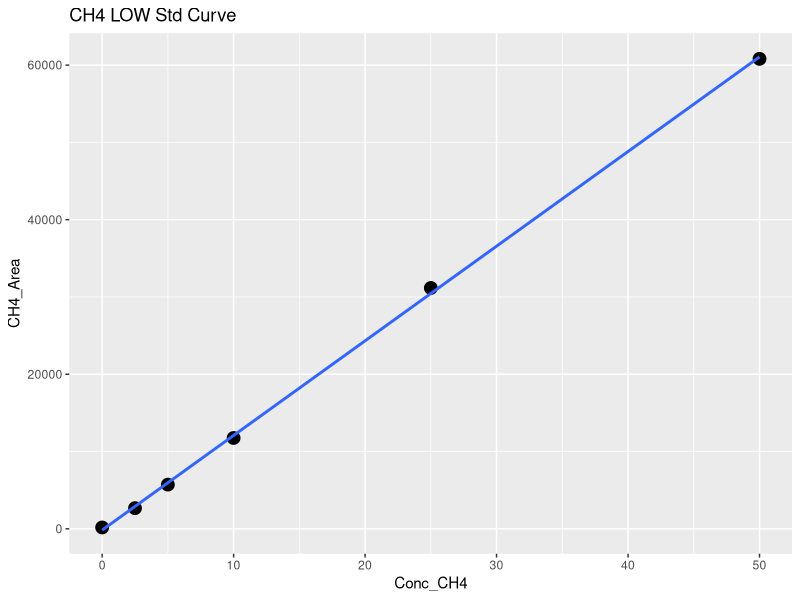
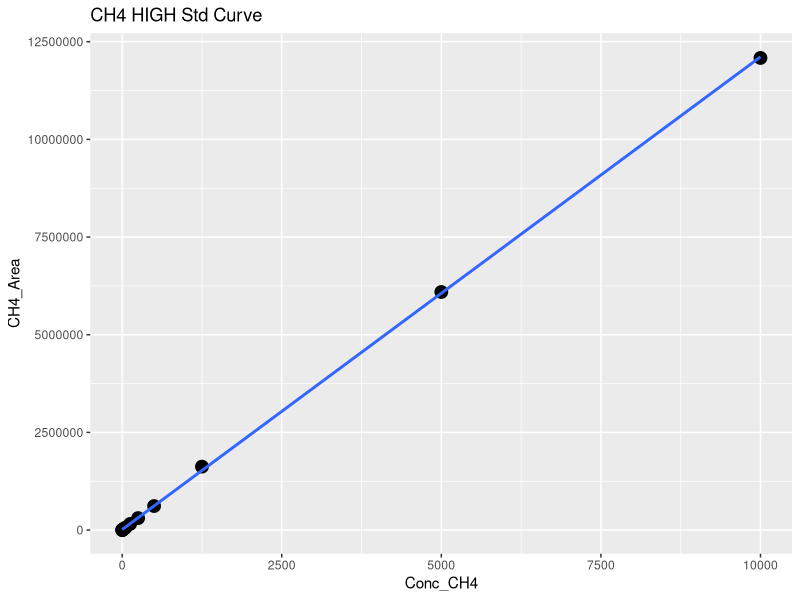
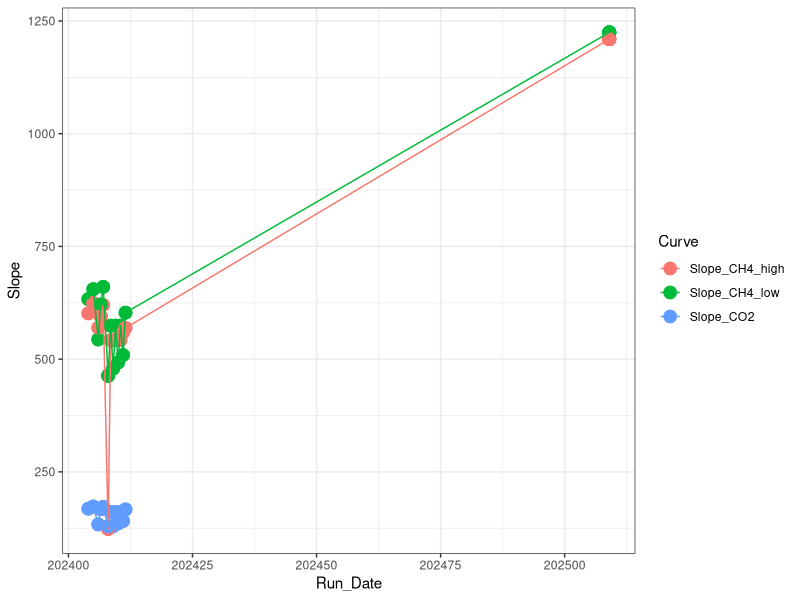

Generate these figures, in order, with R: (Note: this script raises an error after producing the figures.)
## ---- chunk 1
library(dplyr)
library(ggplot2)
library(ggpubr)
library(stringr)
## ---- chunk 2

#Read in June Data 
raw <- read.csv("Raw Data/TEMPEST_SGAS_Test_Well_20250920.csv")
head(raw)

#pull out methane standards
stds_ch4 <-  raw %>%  
  filter(str_detect(User, "B. Blakley")) %>% 
  filter(str_detect(Sample_Type, "Standard"))
#head(stds_ch4)

#split into high curve and low curve for CH4
stds_ch4_low <- stds_ch4  %>%  
  filter(!Conc_CH4 > 100)

#Low curve for CH4
CH4_Low <- ggplot(stds_ch4_low, aes(Conc_CH4, CH4_Area)) + geom_point(size=4) + 
  geom_smooth(method = "lm", se = FALSE) + labs(title="CH4 LOW Std Curve")
CH4_Low

CH4_Low_lm <- lm(stds_ch4_low$CH4_Area ~ stds_ch4_low$Conc_CH4)
summary(CH4_Low_lm)
cf <- coef(CH4_Low_lm)

#create data frame with 1 rows and 0 columns
Slope_CH4_low <- data.frame(matrix(ncol = 0, nrow = 1))
Slope_CH4_low$Curve <- "Slope_CH4_low"
Slope_CH4_low$R2 <- summary(CH4_Low_lm)$adj.r.squared
Slope_CH4_low$Slope <- cf[2]
Slope_CH4_low$Intercept <- cf[1]
#head(Slope_CH4_low)

#High curve for CH4
CH4_High <- ggplot(stds_ch4, aes(Conc_CH4, CH4_Area)) + geom_point(size=4) + 
  geom_smooth(method = "lm", se = FALSE) + labs(title="CH4 HIGH Std Curve")
CH4_High

stds_ch4_lm <- lm(stds_ch4$CH4_Area ~ stds_ch4$Conc_CH4)
summary(stds_ch4_lm)
cf <- coef(stds_ch4_lm)

#create data frame with 1 rows and 0 columns
Slope_CH4_high <- data.frame(matrix(ncol = 0, nrow = 1))
Slope_CH4_high$Curve <- "Slope_CH4_high"
Slope_CH4_high$R2 <- summary(stds_ch4_lm)$adj.r.squared
Slope_CH4_high$Slope <- cf[2]
Slope_CH4_high$Intercept <- cf[1]
#head(Slope_CH4_high)

#pull out co2 standards
stds_co2 <-  raw %>%  
  filter(str_detect(User, "B. Blakley")) %>% 
  filter(str_detect(Sample_Type, "Standard"))
#head(stds_co2)

#CO2 Curve
#CO2_stds <- ggplot(stds_co2, aes(STD_Conc, CO2_Area)) + geom_point(size=4) + 
 # geom_smooth(method = "lm", se = FALSE, color="red") + labs(title="CO2 Std Curve")
#CO2_stds

#stds_co2_lm <- lm(stds_co2$CO2_Area ~ stds_co2$STD_Conc)
#summary(stds_co2_lm)
#cf <- coef(stds_co2_lm)

#create data frame with 1 rows and 0 columns
#Slope_CO2 <- data.frame(matrix(ncol = 0, nrow = 1))
#Slope_CO2$Curve <- "Slope_CO2"
#Slope_CO2$R2 <- summary(stds_co2_lm)$adj.r.squared
#Slope_CO2$Slope <- cf[2]
#Slope_CO2$Intercept <- cf[1]
#head(Slope_CO2)

#pull all the slopes together into one dataframe 
Slopes <- rbind(Slope_CH4_low, Slope_CH4_high) #, Slope_CO2)
#head(Slopes)

#needs changed each time #####
Slopes$Run_Date <- c(202509, 202509) #, 202509)

log <- read.csv("Raw Data/COMPASS_TEMPEST_Varian_QAQC_2024.csv")
head(log)
log <- log[ ,-c(1)]
log <- rbind(log, Slopes)

Slopes_chk <- ggplot(log, aes(Run_Date, Slope, col=Curve)) + geom_point(size=4) + geom_line() + theme_bw()
Slopes_chk

write.csv(log, "Raw Data/COMPASS_TEMPEST_Varian_QAQC_2024.csv")
## ---- chunk 3
#head(raw)

#pull out methane standards
Samples <-  raw %>%  
  filter(!str_detect(Sample_Type, "Standard")) %>%  
  filter(!str_detect(Sample_Type, "STD_CO2")) %>%  
  filter(!str_detect(Sample_Type, "Blank")) %>%  
  filter(!str_detect(Sample_Type, "Lab air")) %>%  
   filter(!str_detect(Sample_Type, "ChkStd")) %>%
   filter(!str_detect(Sample_ID, "Shakey")) %>%
  filter(!str_detect(Sample_Type, "NA"))
#head(Samples)

#Now flag any areas that are above the 100ppm area for CH4
Samples$CH4_Curve <- ifelse(Samples$CH4_Area >71000, "High", "Low")
#head(Samples)

#Calculate CH4 concentrations in ppm
Samples$CH4_Conc_ppm <- ifelse(Samples$CH4_Area >71000, (Samples$CH4_Area-Slope_CH4_high$Intercept)/Slope_CH4_high$Slope,                                       (Samples$CH4_Area-Slope_CH4_low$Intercept)/Slope_CH4_low$Slope )

#Calculate CO2 concentrations in ppm 
#Samples$CO2_Conc_ppm <- ((Samples$CO2_Area-Slope_CO2$Intercept)/Slope_CO2$Slope) 

#head(Samples)

##########make flags for any dilutions needed 
#highest CH4 standard = 10000
#highest CO2 standard = 50000

Samples$CH4_Flag <- ifelse(Samples$CH4_Conc_ppm >10000, "Needs Dilution", "Within Range")
#Samples$CO2_Flag <- ifelse(Samples$CO2_Conc_ppm >50000, "Needs Dilution", "Within Range")
#head(Samples)

## ---- chunk 4

chks <-  raw %>%  
  filter(!str_detect(Sample_Type, "Standard")) %>%  
  filter(!str_detect(Sample_Type, "Sample")) %>%  
  filter(!str_detect(Sample_Type, "Blank")) %>%  
  filter(!str_detect(Sample_Type, "Lab air")) %>%  
  filter(!str_detect(Sample_Type, "NA"))
#head(chks)

#Calculate CH4 concentrations in ppm
chks$CH4_Conc_ppm <- ifelse(chks$CH4_Area >71000, 
                      (chks$CH4_Area-Slope_CH4_high$Intercept)/Slope_CH4_high$Slope,                                       (chks$CH4_Area-Slope_CH4_low$Intercept)/Slope_CH4_low$Slope )

#Calculate CO2 concentrations in ppm 
#chks$CO2_Conc_ppm <- ((chks$CO2_Area-Slope_CO2$Intercept)/Slope_CO2$Slope)



#change this if check standard concentrations are different 
level_ch4 <- 500      #ppm
level_co2 <- 1000   #ppm

#calculate percent difference of check standards 
chks$Ch4_diff <- ((chks$CH4_Conc_ppm - level_ch4)/((chks$CH4_Conc_ppm + level_ch4)/2)) * 100
chks$CH4_diff_flag <-  ifelse(chks$Ch4_diff <10, 'YES', 'NO, rerun')

#chks$CO2_diff <- ((chks$CO2_Conc_ppm - level_co2)/((chks$CO2_Conc_ppm + level_co2)/2)) * 100
#chks$CO2_diff_flag <-  ifelse(chks$CO2_diff <10, 'YES', 'NO, rerun')

#now plot the Ch4 concentrations and the CO2 concentrations vs. the expected concentration 
#then also make the color the percent difference between the expected and observed concentration 

ch4_chk <-  ggplot(data = chks, aes(x = Sample_ID, y = CH4_Conc_ppm, fill=CH4_diff_flag)) +
       geom_bar(stat = 'identity') + 
        scale_fill_manual(values=c("darkgreen", "darkgrey"))+
        #scale_fill_gradient2(low='red', mid='white', high='blue', space='Lab') + 
        theme_classic() + labs(x= " ", y="Percent Difference  (%)", title="Check Stds: CH4") + 
        theme(legend.position="bottom") +  geom_hline(yintercept=level_ch4, linetype="dashed", 
                color = "black", linewidth=1)


#co2_chk <-  ggplot(data = chks, aes(x = Sample_ID, y = CO2_Conc_ppm, fill=CO2_diff_flag)) +
 #      geom_bar(stat = 'identity') + 
 #       scale_fill_manual(values=c( "darkgrey", "darkgreen"))+
        #scale_fill_gradient2(low='red', mid='white', high='blue', space='Lab') + 
  #      theme_classic() + labs(x= " ", y="Percent Difference  (%)", title="Check Stds: CO2") + 
  #      theme(legend.position="bottom") +  geom_hline(yintercept=level_co2, linetype="dashed", 
   #             color = "black", linewidth=1)

#ggarrange(ch4_chk, co2_chk, nrow=1, ncol=2)

print(ch4_chk)
## ---- chunk 5

#multiply the concentration by the dilution factor
Samples$CH4_Conc_ppm_dilcorr <- (Samples$CH4_Conc_ppm * Samples$Dilution_Factor)

#Samples$CO2_Conc_ppm_dilcorr <- (Samples$CO2_Conc_ppm * Samples$Dilution_Factor)

#check results
#head(Samples)

#quick first look at the samples 
ch4_samples <-  ggplot(data = Samples, aes(x = Sample_ID, y = CH4_Conc_ppm, fill=CH4_Flag)) +
       geom_bar(stat = 'identity') + 
        scale_fill_manual(values=c("darkgreen","red"))+
        #scale_fill_gradient2(low='red', mid='white', high='blue', space='Lab') + 
        theme_classic() + labs(x= " ", y="CH4 (ppm)", title="CH4: Green = Within Range") + 
        theme(legend.position="none") 


#co2_samples <-  ggplot(data = Samples, aes(x = Sample_ID, y = CO2_Conc_ppm, fill=CO2_Flag)) +
#       geom_bar(stat = 'identity') + 
 #       scale_fill_manual(values=c("red", "darkgreen"))+
        #scale_fill_gradient2(low='red', mid='white', high='blue', space='Lab') + 
 #       theme_classic() + labs(x= " ", y="CO2 (ppm)", title="CO2: Green = Within Range") + 
 #       theme(legend.position="none") 

#ggarrange(ch4_samples, co2_samples, nrow=1, ncol=2)


print(ch4_samples)

## ---- chunk 6

# Convert ppm CH4 to total umol CH4 in the sample headspace
# use Ideal Gas Law:  
#   hdsp umol CH4 = ppm CH4*(PV/RT) 
#      P = 1 (pressure in atm)
#      R = 0.082 (gas constant)
#      V = 0.015 (gas syringe volume in L)
#      T = "TempC" column value in Kelvin (equilibration temperature)

#set the volume used for the sample
volume = 0.02  #in Liters (samples are 20mL so 0.02mL )
TempC <-  25 #I am assuming 25C not sure how we want to handle this
IdealGas <- 0.08206

#Calculate CH4 concentrations in ppm
Samples$CH4_Conc_umol <- ifelse(Samples$G_W == "W",
                    ((Samples$CH4_Conc_ppm_dilcorr*((1*volume)/(0.08206*(TempC+273.15))))/(volume)),
                    (Samples$CH4_Conc_ppm_dilcorr*((1*volume)/(0.08206*(TempC+273.15)))))
#Samples$CO2_Conc_umol <- ifelse(Samples$G_W == "W",
 #                   ((Samples$CO2_Conc_ppm_dilcorr*((1*volume)/(0.08206*(TempC+273.15))))/(volume)),
 #                   (Samples$CO2_Conc_ppm_dilcorr*((1*volume)/(0.08206*(TempC+273.15)))))

Samples$CH4_Conc_nmol <- Samples$CH4_Conc_umol * 1000
#Samples$CO2_Conc_nmol <- Samples$CO2_Conc_umol * 1000

#quick first look at the samples 
ch4_samples1 <-  ggplot(data = Samples, aes(x = Sample_ID, y = CH4_Conc_nmol, fill=G_W)) +
       geom_bar(stat = 'identity') + 
        scale_fill_manual(values=c("darkgrey","darkblue"))+
        #scale_fill_gradient2(low='red', mid='white', high='blue', space='Lab') + 
        theme_classic() + labs(x= " ", y="CH4 (uM)", title="CH4: Blue = PW Sample") + 
        theme(legend.position="none") 


#co2_samples1 <-  ggplot(data = Samples, aes(x = Sample_ID, y = CO2_Conc_nmol, fill=G_W)) +
#       geom_bar(stat = 'identity') + 
#        scale_fill_manual(values=c("darkgrey","darkblue"))+
        #scale_fill_gradient2(low='red', mid='white', high='blue', space='Lab') + 
 #       theme_classic() + labs(x= " ", y="CO2 (uM)", title="CO2: Blue = PW Sample") + 
 #       theme(legend.position="none") 

#ggarrange(ch4_samples1, co2_samples1, nrow=1, ncol=2)
#print(ch4_samples1)

## ---- chunk 7
#check results
#head(Samples)

#pull out what we need 
#Samples1 <- Samples[ ,c(1:3,6:17,21:24)]
#head(Samples1)

final_data <- Samples %>% 
  #select(Project, Plot, grid, sample_name, Vial_ID, date, ) %>%
  mutate(
    Project = "COMPASS",   # new column with same value on every row
    Experiment = "TEMPEST: Gas Well Test #2")#,
    #Run_notes = run_notes     # new column with notes about the run
  #) 

#plot the data thru time so we can see the equilibration 
final <-  ggplot(data = final_data, aes(x = Hours, y = CH4_Conc_ppm_dilcorr, color=Event_Stamp)) +
        geom_point(size=4) + 
        geom_line() + 
        scale_x_continuous(breaks = seq(0, 55, by = 5))+
        theme_classic() + labs(x= "Hours", y="CH4 (ppm)", title="Gas Well Test #2: 50ppm CH4") + 
        theme(legend.position = "bottom", legend.title=element_blank())
final

#this needs altered to match the tempest metadata and clean up 
final_data <- final_data %>%
  rename(
    CH4_ppm = CH4_Conc_ppm_dilcorr ,
    CH4_uM = CH4_Conc_umol, 
    # add more rename pairs as needed
  ) %>%
  select(
    Project, Experiment, Sample_Year, Sample_Month, Sample_Day, Sample_Time, 
    Sample_ID, Event_Stamp, Hours,
    CH4_ppm, CH4_uM, CH4_Flag #, tdn_mgL, tdn_uM, tdn_flag, Analysis_runtime,
    #Run_notes
    # list columns in the order you want them
  )

head(final_data)

write.csv(final_data, "Processed Data/TMP_GasWellTest_2_GHG_Processed.csv")

